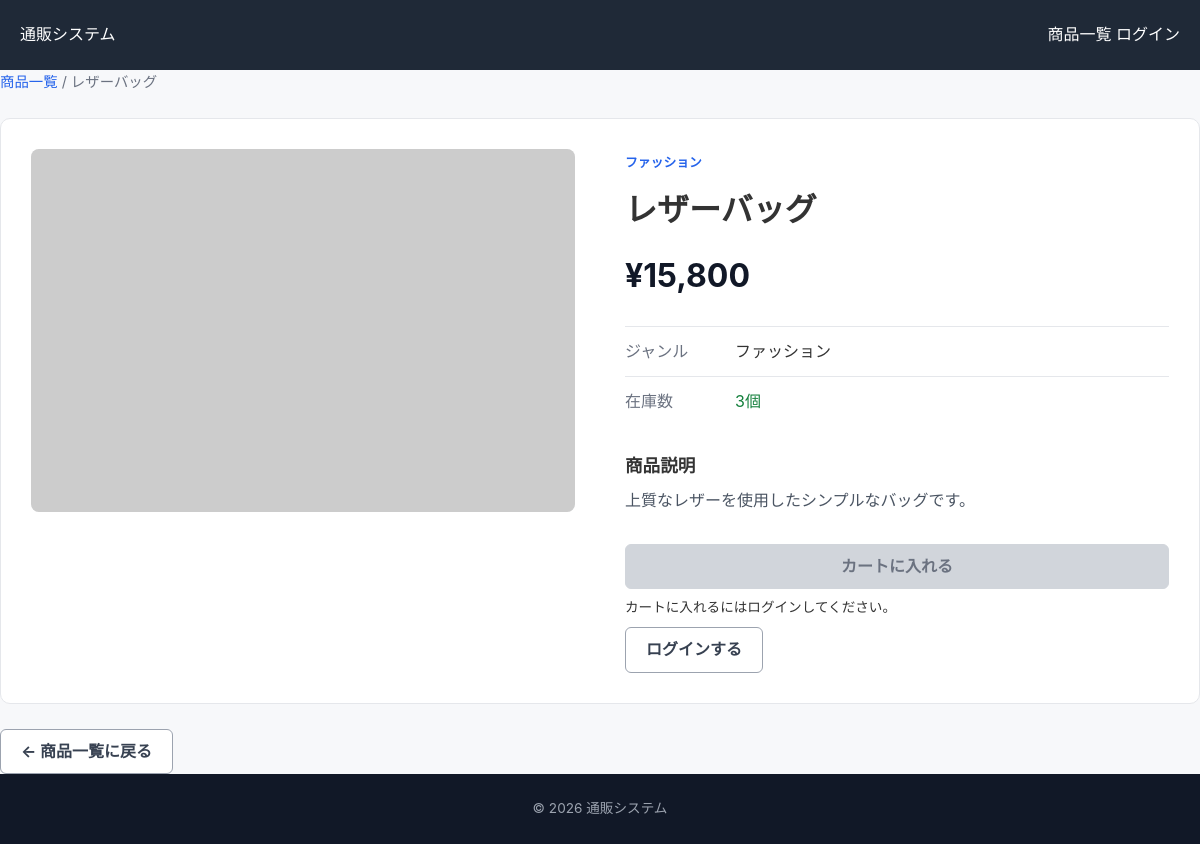
The app's page /products/4 with its own data.
### tables this page shows
CREATE TABLE products (
            id INTEGER PRIMARY KEY AUTOINCREMENT,
            name TEXT NOT NULL,
            price INTEGER NOT NULL,
            genre TEXT NOT NULL,
            stock INTEGER NOT NULL DEFAULT 0,
            image_url TEXT,
            description TEXT NOT NULL
        );

### app.py (the view)
@app.route("/products/<int:product_id>")
def product_detail(product_id):
    db = get_db()
    product = db.execute(
        """
        SELECT *
        FROM products
        WHERE id = ?
        """,
        (product_id,),
    ).fetchone()
    if product is None:
        flash(
            "指定された商品が見つかりません。",
            "danger",
        )
        return redirect(url_for("index"))
    can_add_to_cart = (
        "user_id" in session
        and product["stock"] > 0
    )
    return render_template(
        "product_detail.html",
        product=product,
        can_add_to_cart=can_add_to_cart,
    )

### app.py (called while the page is built, shortened)
def get_db():
    if "db" not in g:
        g.db = sqlite3.connect(DATABASE)
        g.db.row_factory = sqlite3.Row
    return g.db

@app.context_processor
def inject_current_user():
    user = None
    return {
        "current_user": user
    }

### templates/product_detail.html (shortened to what this page needs)
{% extends "base.html" %}
{% block content %}
<div class="breadcrumb">
    <a href="{{ url_for('index') }}">
        商品一覧
    </a>
    <span> / </span>
    <span>
        {{ product["name"] }}
    </span>
</div>
<section class="product-detail">
    <div class="detail-image-area">
        <img
            src="{{ product['image_url'] }}"
            alt="{{ product['name'] }}"
            class="detail-image"
        >
    </div>
    <div class="detail-info">
        <span class="product-genre">
            {{ product["genre"] }}
        </span>
        <h1>
            {{ product["name"] }}
        </h1>
        <p class="detail-price">
            ¥{{ "{:,}".format(product["price"]) }}
        </p>
        <div class="detail-row">
            <span class="detail-label">
                ジャンル
            </span>
            <span>
                {{ product["genre"] }}
            </span>
        </div>
        <div class="detail-row">
            <span class="detail-label">
                在庫数
            </span>
            <span>
                {% if product["stock"] > 0 %}
                    <span class="in-stock">
                        {{ product["stock"] }}個
                    </span>
                {% else %}
                    <span class="out-of-stock">
                        在庫切れ
                    </span>
                {% endif %}
            </span>
        </div>
        <div class="description">
            <h2>商品説明</h2>
            <p>
                {{ product["description"] }}
            </p>
        </div>
        <div class="cart-area">
            {% if not current_user %}
                <button
                    type="button"
                    class="cart-button disabled"
                    disabled
                >
                    カートに入れる
                </button>
                <p class="button-note">
                    カートに入れるにはログインしてください。
                </p>
                <a
                    href="{{ url_for('login') }}"
                    class="secondary-button"
                >
                    ログインする
                </a>
            {% endif %}
        </div>
    </div>
</section>
<div class="back-area">
    <a
        href="{{ url_for('index') }}"
        class="secondary-button"
    >
        ← 商品一覧に戻る
    </a>
</div>
{% endblock %}

### static/css/style.css (style rules this page uses)
* { box-sizing: border-box; }
html { font-size: 16px; }
body { margin: 0; padding: 0; font-family: -apple-system, BlinkMacSystemFont, "Segoe UI", "Hiragino Kaku Gothic ProN", "Hiragino Sans", "Yu Gothic", YuGothic, Meiryo, sans-serif; color: #333; background: #f7f8fa; line-height: 1.6; }
a { color: inherit; text-decoration: none; }
button, input { font: inherit; }
.product-genre { display: inline-block; margin-bottom: 5px; color: #2563eb; font-size: 0.8rem; font-weight: bold; }
.in-stock { color: #15803d; }
.primary-button, .secondary-button, .cart-button { display: inline-flex; align-items: center; justify-content: center; min-height: 44px; padding: 9px 20px; border-radius: 6px; font-weight: bold; cursor: pointer; transition: background 0.2s, border-color 0.2s, color 0.2s; }
.secondary-button { border: 1px solid #9ca3af; background: #fff; color: #374151; }
.cart-button { width: 100%; border: 1px solid #16a34a; background: #16a34a; color: #fff; font-size: 1rem; }
.cart-button.disabled, .cart-button:disabled { border-color: #d1d5db; background: #d1d5db; color: #6b7280; cursor: not-allowed; }
.button-note { margin: 8px 0; font-size: 0.85rem; }
.breadcrumb { margin-bottom: 25px; color: #6b7280; font-size: 0.9rem; }
.breadcrumb a { color: #2563eb; }
.product-detail { display: grid; grid-template-columns: minmax(0, 1fr) minmax(0, 1fr); gap: 50px; padding: 30px; background: #fff; border: 1px solid #e5e7eb; border-radius: 10px; }
.detail-image-area { position: relative; min-width: 0; }
.detail-image { width: 100%; display: block; aspect-ratio: 3 / 2; object-fit: cover; border-radius: 8px; background: #f3f4f6; }
.detail-info h1 { margin: 5px 0 15px; font-size: 2rem; }
.detail-price { margin: 0 0 25px; color: #111827; font-size: 2rem; font-weight: bold; }
.detail-row { display: flex; gap: 20px; padding: 12px 0; border-top: 1px solid #e5e7eb; }
.detail-label { width: 90px; flex-shrink: 0; color: #6b7280; }
.description { margin-top: 25px; }
.description h2 { margin: 0 0 8px; font-size: 1.1rem; }
.description p { margin: 0; color: #4b5563; }
.cart-area { margin-top: 30px; }
.back-area { margin-top: 25px; }

### records on screen
products: name "レザーバッグ", genre "ファッション", price "15,800", stock "3", description "上質なレザーを使用したシンプルなバッグです。"
